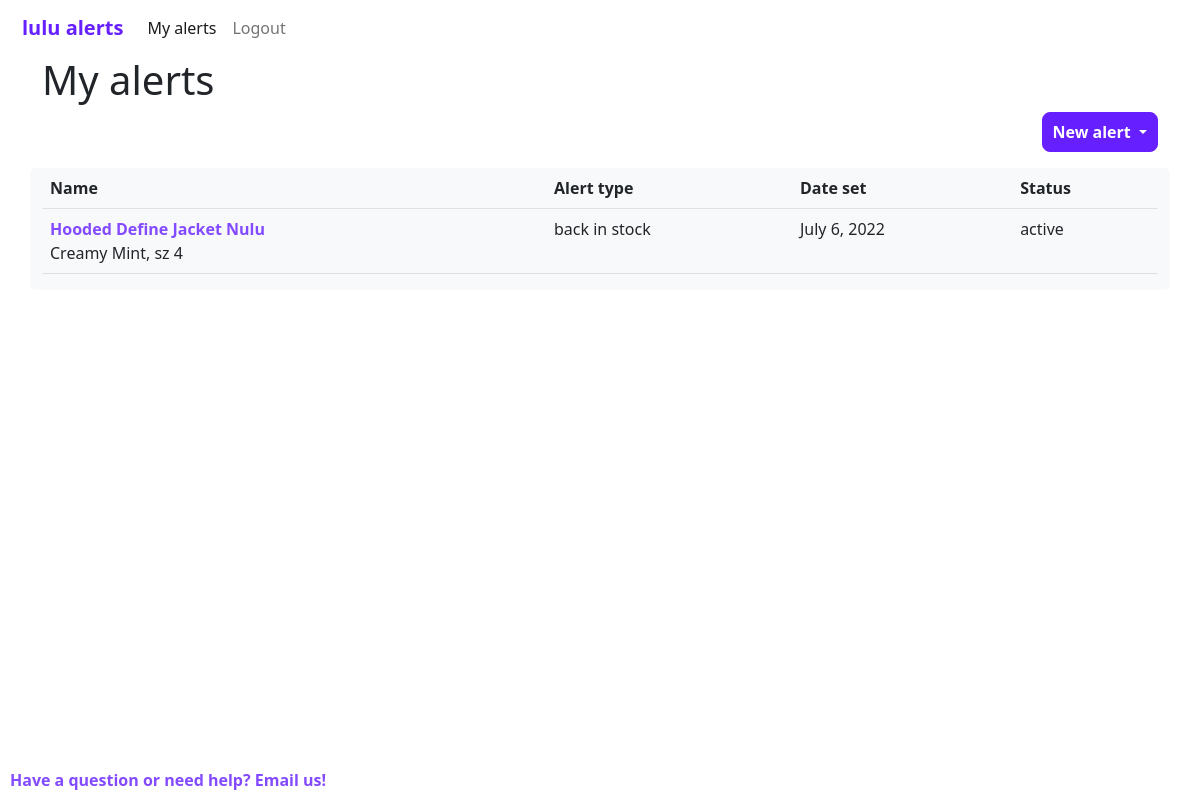
/myalerts/ (signed in), run on the app's committed database.
### lulu_alerts/models.py (models this page shows, shortened)
class Alerts(models.Model):
    product = models.ForeignKey(Products, on_delete=models.CASCADE)
    user = models.ForeignKey(settings.AUTH_USER_MODEL, on_delete=models.CASCADE) # or should this be on User ? as above?
    alert_type = models.CharField(max_length=20)
    status = models.ForeignKey(Alert_Status, on_delete=models.CASCADE)
    target_price = models.DecimalField(blank=True,decimal_places=2,max_digits=5)
    date_set = models.DateField()
    alert_method = models.CharField(max_length=20, default="email")

class Products(models.Model):
    name = models.CharField(max_length=200)
    size = models.CharField(max_length=64)
    color = models.CharField(max_length=64)
    price = models.DecimalField(blank=True,decimal_places=2,max_digits=5)
    currency = models.CharField(max_length=6)
    url = models.URLField(max_length=200)
    in_stock = models.BooleanField(default=True) # added this new....

class Alert_Status(models.Model):
    status = models.CharField(max_length=64)

### lulu_alerts/views.py (the view)
# urls.py: path("myalerts/",views.myalerts,name="myalerts"),
@login_required(login_url='lulu_alerts:login')
def myalerts(request,page=1):
    u = User.objects.get(username=request.user)
    alert_list = Alerts.objects.filter(user=u.id).order_by('-id')
    p = Paginator(alert_list,5)
    page_object = p.get_page(page)
    return render(request, "lulu_alerts/myalerts.html", {
        "alerts":page_object,
        "p":p
    })

### lulu_alerts/templates/lulu_alerts/myalerts.html (shortened to what this page needs)
{% extends "lulu_alerts/layout_loggedin.html" %}
{% load static %}
{% block nav_item_myalerts %} active {% endblock nav_item_myalerts %}
{% block body %}
<div class="container">
    <div class="row" style="padding-bottom:30px;">
    <h1> My alerts </h1>
    <div class="btn-group d-flex justify-content-end" role="group" aria-label="Button group with nested dropdown">
        <div class="btn-group" role="group">
            <button id="btnGroupDrop1" type="button" class="btn btn-primary dropdown-toggle" data-bs-toggle="dropdown" aria-expanded="false">
            New alert
            </button>
        </div>
    </div>
    <div class="container my-3 bg-light rounded">
        <table class="table">
        {% if alerts|length > 0 %}
            <tr>
                <th>Name</th>
                <th>Alert type</th>
                <th>Date set</th>
                <th>Status</th>
            </tr>
            {% for alert in alerts %}
                    <tr>
                        <td><a href="{% url 'lulu_alerts:viewalert' id=alert.id %}" class="link">{{alert.product.name}}</a><br>{{alert.product.color}}, sz {{alert.product.size}}</td>
                        {% if alert.alert_type == "price_drop" %}
                        <td>price drop</td>
                        {% else %}
                        <td>back in stock</td>
                        {% endif %}
                        <td>{{alert.date_set}}</td>
                        {% if alert.status.status == "triggered" %}
                            <td>sent</td>
                        {% else %}
                           <td>{{alert.status.status}}</td>
                        {% endif %}
                    </tr>
            {% endfor %}
            {% endif %}
        </table>
    </div>
    <nav aria-label="page nav">
    </nav>
</div>
</div>
{% endblock %}

### lulu_alerts/static/lulu_alerts/variables.css (style rules this page uses)
.btn-outline-primary, .btn-primary { --bs-btn-font-weight: 600; --bs-btn-border-radius: .5rem; --bs-btn-hover-border-color: var(--bs-btn-hover-bg); --bs-btn-padding-x: 10px; --bs-btn-padding-y: 7px; }
.btn-primary { --bs-btn-bg: #661FFF; --bs-btn-border-color: var(--bs-btn-bg); --bs-btn-color:white; --bs-btn-hover-bg: #834AFF; --bs-btn-hover-color: white; --bs-btn-hover-border-color: var(--bs-btn-hover-bg); --bs-btn-active-bg: var(--bs-btn-hover-bg); --bs-btn-active-color: var(--bs-btn-hover-color); --bs-btn-active-border-color:var(--bs-btn-active-bg); --bs-btn-focus-bg:var(--bs-btn-hover-bg); --bs-btn-focus-color:var(--bs-btn-hover-color); --bs-btn-focus-shadow-rgb: 87, 9, 255; --bs-btn-focus-border-color:var(--bs-btn-focus-shadow-rgb); --bs-btn-disabled-bg: #CCCCCC; --bs-btn-disabled-color: #909090; --bs-btn-disabled-border-color: #CCCCCC; }
.link, a { color: #834AFF; font-weight: bold; text-decoration: none; }

### data on the page
Alerts: product.name "Hooded Define Jacket Nulu", product.color "Creamy Mint", product.size "4", alert_type "back in stock", date_set "July 6, 2022", status.status "active"
